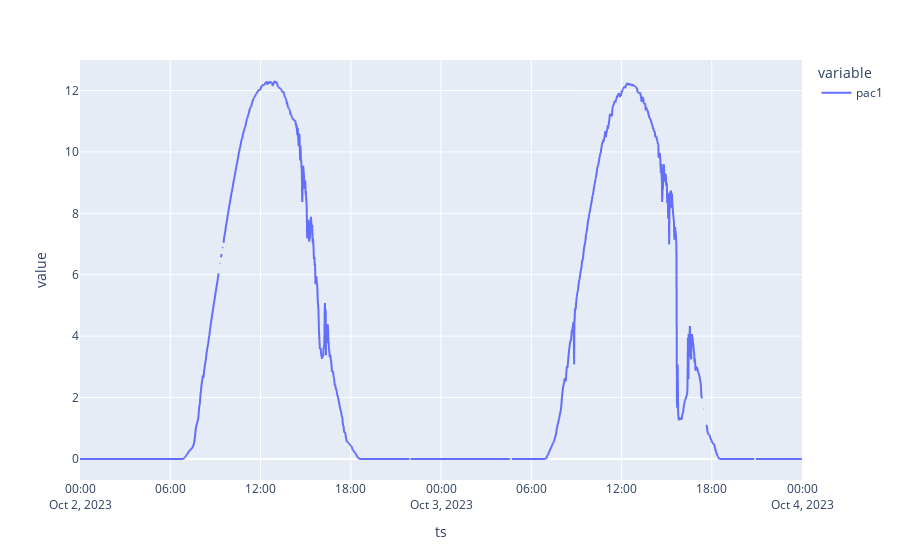

Notebook cell for this chart:
### Code cell
# Scaled Multifeature
# SET "NOW"-DATETIME TO BE THE SAME FOR ALL EXAMPLES

model_holder = get_model_holder(dh)

df = model_holder.get_dh().get_data(model_holder.get_start(), model_holder.get_end(), add_minute_of_day=True)

model_holder.set_model(HistoryAnomalyDetectionModel.train(df, sample_size=1600, shingle_size=4))
model_holder.set_status(status="running", ready=1, error=0, training=False)

df.head()
df["pac1"].plot()

### Figure 1 — Plotly figure (JSON) as saved in the notebook; plotly's stock layout.template omitted (floating-point values rounded to 4 significant figures; data arrays with more than 128 entries replaced by an {"elided": "..."} marker saying what was removed)
{"data": [{"hovertemplate": "variable=pac1<br>ts=%{x}<br>value=%{y}<extra></extra>", "legendgroup": "pac1", "line": {"color": "#636efa", "dash": "solid"}, "marker": {"symbol": "circle"}, "mode": "lines", "name": "pac1", "showlegend": true, "type": "scattergl", "x": {"elided": "2881 str values"}, "xaxis": "x", "y": {"elided": "2881 float values"}, "yaxis": "y"}], "layout": {"legend": {"title": {"text": "variable"}, "tracegroupgap": 0}, "margin": {"t": 60}, "xaxis": {"anchor": "y", "domain": [0, 1], "title": {"text": "ts"}}, "yaxis": {"anchor": "x", "domain": [0, 1], "title": {"text": "value"}}}}
